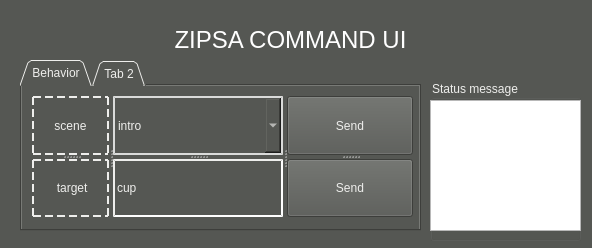
<?xml version="1.0" encoding="UTF-8"?>
<ui version="4.0">
 <class>MainWindowDesign</class>
 <widget class="QMainWindow" name="MainWindowDesign">
  <property name="geometry">
   <rect>
    <x>0</x>
    <y>0</y>
    <width>592</width>
    <height>248</height>
   </rect>
  </property>
  <property name="palette">
   <palette>
    <active>
     <colorrole role="WindowText">
      <brush brushstyle="SolidPattern">
       <color alpha="255">
        <red>255</red>
        <green>255</green>
        <blue>255</blue>
       </color>
      </brush>
     </colorrole>
     <colorrole role="Button">
      <brush brushstyle="SolidPattern">
       <color alpha="255">
        <red>85</red>
        <green>87</green>
        <blue>83</blue>
       </color>
      </brush>
     </colorrole>
     <colorrole role="Light">
      <brush brushstyle="SolidPattern">
       <color alpha="255">
        <red>127</red>
        <green>131</green>
        <blue>124</blue>
       </color>
      </brush>
     </colorrole>
     <colorrole role="Midlight">
      <brush brushstyle="SolidPattern">
       <color alpha="255">
        <red>106</red>
        <green>109</green>
        <blue>103</blue>
       </color>
      </brush>
     </colorrole>
     <colorrole role="Dark">
      <brush brushstyle="SolidPattern">
       <color alpha="255">
        <red>42</red>
        <green>43</green>
        <blue>41</blue>
       </color>
      </brush>
     </colorrole>
     <colorrole role="Mid">
      <brush brushstyle="SolidPattern">
       <color alpha="255">
        <red>56</red>
        <green>58</green>
        <blue>55</blue>
       </color>
      </brush>
     </colorrole>
     <colorrole role="Text">
      <brush brushstyle="SolidPattern">
       <color alpha="255">
        <red>255</red>
        <green>255</green>
        <blue>255</blue>
       </color>
      </brush>
     </colorrole>
     <colorrole role="BrightText">
      <brush brushstyle="SolidPattern">
       <color alpha="255">
        <red>255</red>
        <green>255</green>
        <blue>255</blue>
       </color>
      </brush>
     </colorrole>
     <colorrole role="ButtonText">
      <brush brushstyle="SolidPattern">
       <color alpha="255">
        <red>255</red>
        <green>255</green>
        <blue>255</blue>
       </color>
      </brush>
     </colorrole>
     <colorrole role="Base">
      <brush brushstyle="SolidPattern">
       <color alpha="255">
        <red>0</red>
        <green>0</green>
        <blue>0</blue>
       </color>
      </brush>
     </colorrole>
     <colorrole role="Window">
      <brush brushstyle="SolidPattern">
       <color alpha="255">
        <red>85</red>
        <green>87</green>
        <blue>83</blue>
       </color>
      </brush>
     </colorrole>
     <colorrole role="Shadow">
      <brush brushstyle="SolidPattern">
       <color alpha="255">
        <red>0</red>
        <green>0</green>
        <blue>0</blue>
       </color>
      </brush>
     </colorrole>
     <colorrole role="AlternateBase">
      <brush brushstyle="SolidPattern">
       <color alpha="255">
        <red>42</red>
        <green>43</green>
        <blue>41</blue>
       </color>
      </brush>
     </colorrole>
     <colorrole role="ToolTipBase">
      <brush brushstyle="SolidPattern">
       <color alpha="255">
        <red>255</red>
        <green>255</green>
        <blue>220</blue>
       </color>
      </brush>
     </colorrole>
     <colorrole role="ToolTipText">
      <brush brushstyle="SolidPattern">
       <color alpha="255">
        <red>0</red>
        <green>0</green>
        <blue>0</blue>
       </color>
      </brush>
     </colorrole>
    </active>
    <inactive>
     <colorrole role="WindowText">
      <brush brushstyle="SolidPattern">
       <color alpha="255">
        <red>255</red>
        <green>255</green>
        <blue>255</blue>
       </color>
      </brush>
     </colorrole>
     <colorrole role="Button">
      <brush brushstyle="SolidPattern">
       <color alpha="255">
        <red>85</red>
        <green>87</green>
        <blue>83</blue>
       </color>
      </brush>
     </colorrole>
     <colorrole role="Light">
      <brush brushstyle="SolidPattern">
       <color alpha="255">
        <red>127</red>
        <green>131</green>
        <blue>124</blue>
       </color>
      </brush>
     </colorrole>
     <colorrole role="Midlight">
      <brush brushstyle="SolidPattern">
       <color alpha="255">
        <red>106</red>
        <green>109</green>
        <blue>103</blue>
       </color>
      </brush>
     </colorrole>
     <colorrole role="Dark">
      <brush brushstyle="SolidPattern">
       <color alpha="255">
        <red>42</red>
        <green>43</green>
        <blue>41</blue>
       </color>
      </brush>
     </colorrole>
     <colorrole role="Mid">
      <brush brushstyle="SolidPattern">
       <color alpha="255">
        <red>56</red>
        <green>58</green>
        <blue>55</blue>
       </color>
      </brush>
     </colorrole>
     <colorrole role="Text">
      <brush brushstyle="SolidPattern">
       <color alpha="255">
        <red>255</red>
        <green>255</green>
        <blue>255</blue>
       </color>
      </brush>
     </colorrole>
     <colorrole role="BrightText">
      <brush brushstyle="SolidPattern">
       <color alpha="255">
        <red>255</red>
        <green>255</green>
        <blue>255</blue>
       </color>
      </brush>
     </colorrole>
     <colorrole role="ButtonText">
      <brush brushstyle="SolidPattern">
       <color alpha="255">
        <red>255</red>
        <green>255</green>
        <blue>255</blue>
       </color>
      </brush>
     </colorrole>
     <colorrole role="Base">
      <brush brushstyle="SolidPattern">
       <color alpha="255">
        <red>0</red>
        <green>0</green>
        <blue>0</blue>
       </color>
      </brush>
     </colorrole>
     <colorrole role="Window">
      <brush brushstyle="SolidPattern">
       <color alpha="255">
        <red>85</red>
        <green>87</green>
        <blue>83</blue>
       </color>
      </brush>
     </colorrole>
     <colorrole role="Shadow">
      <brush brushstyle="SolidPattern">
       <color alpha="255">
        <red>0</red>
        <green>0</green>
        <blue>0</blue>
       </color>
      </brush>
     </colorrole>
     <colorrole role="AlternateBase">
      <brush brushstyle="SolidPattern">
       <color alpha="255">
        <red>42</red>
        <green>43</green>
        <blue>41</blue>
       </color>
      </brush>
     </colorrole>
     <colorrole role="ToolTipBase">
      <brush brushstyle="SolidPattern">
       <color alpha="255">
        <red>255</red>
        <green>255</green>
        <blue>220</blue>
       </color>
      </brush>
     </colorrole>
     <colorrole role="ToolTipText">
      <brush brushstyle="SolidPattern">
       <color alpha="255">
        <red>0</red>
        <green>0</green>
        <blue>0</blue>
       </color>
      </brush>
     </colorrole>
    </inactive>
    <disabled>
     <colorrole role="WindowText">
      <brush brushstyle="SolidPattern">
       <color alpha="255">
        <red>42</red>
        <green>43</green>
        <blue>41</blue>
       </color>
      </brush>
     </colorrole>
     <colorrole role="Button">
      <brush brushstyle="SolidPattern">
       <color alpha="255">
        <red>85</red>
        <green>87</green>
        <blue>83</blue>
       </color>
      </brush>
     </colorrole>
     <colorrole role="Light">
      <brush brushstyle="SolidPattern">
       <color alpha="255">
        <red>127</red>
        <green>131</green>
        <blue>124</blue>
       </color>
      </brush>
     </colorrole>
     <colorrole role="Midlight">
      <brush brushstyle="SolidPattern">
       <color alpha="255">
        <red>106</red>
        <green>109</green>
        <blue>103</blue>
       </color>
      </brush>
     </colorrole>
     <colorrole role="Dark">
      <brush brushstyle="SolidPattern">
       <color alpha="255">
        <red>42</red>
        <green>43</green>
        <blue>41</blue>
       </color>
      </brush>
     </colorrole>
     <colorrole role="Mid">
      <brush brushstyle="SolidPattern">
       <color alpha="255">
        <red>56</red>
        <green>58</green>
        <blue>55</blue>
       </color>
      </brush>
     </colorrole>
     <colorrole role="Text">
      <brush brushstyle="SolidPattern">
       <color alpha="255">
        <red>42</red>
        <green>43</green>
        <blue>41</blue>
       </color>
      </brush>
     </colorrole>
     <colorrole role="BrightText">
      <brush brushstyle="SolidPattern">
       <color alpha="255">
        <red>255</red>
        <green>255</green>
        <blue>255</blue>
       </color>
      </brush>
     </colorrole>
     <colorrole role="ButtonText">
      <brush brushstyle="SolidPattern">
       <color alpha="255">
        <red>42</red>
        <green>43</green>
        <blue>41</blue>
       </color>
      </brush>
     </colorrole>
     <colorrole role="Base">
      <brush brushstyle="SolidPattern">
       <color alpha="255">
        <red>85</red>
        <green>87</green>
        <blue>83</blue>
       </color>
      </brush>
     </colorrole>
     <colorrole role="Window">
      <brush brushstyle="SolidPattern">
       <color alpha="255">
        <red>85</red>
        <green>87</green>
        <blue>83</blue>
       </color>
      </brush>
     </colorrole>
     <colorrole role="Shadow">
      <brush brushstyle="SolidPattern">
       <color alpha="255">
        <red>0</red>
        <green>0</green>
        <blue>0</blue>
       </color>
      </brush>
     </colorrole>
     <colorrole role="AlternateBase">
      <brush brushstyle="SolidPattern">
       <color alpha="255">
        <red>85</red>
        <green>87</green>
        <blue>83</blue>
       </color>
      </brush>
     </colorrole>
     <colorrole role="ToolTipBase">
      <brush brushstyle="SolidPattern">
       <color alpha="255">
        <red>255</red>
        <green>255</green>
        <blue>220</blue>
       </color>
      </brush>
     </colorrole>
     <colorrole role="ToolTipText">
      <brush brushstyle="SolidPattern">
       <color alpha="255">
        <red>0</red>
        <green>0</green>
        <blue>0</blue>
       </color>
      </brush>
     </colorrole>
    </disabled>
   </palette>
  </property>
  <property name="windowTitle">
   <string>ZIPSARobot</string>
  </property>
  <property name="windowIcon">
   <iconset resource="../../../kdh_test/resources/images.qrc">
    <normaloff>:/images/icon.png</normaloff>:/images/icon.png</iconset>
  </property>
  <property name="locale">
   <locale language="English" country="Australia"/>
  </property>
  <widget class="QWidget" name="centralwidget">
   <widget class="QLabel" name="label_8">
    <property name="geometry">
     <rect>
      <x>120</x>
      <y>20</y>
      <width>341</width>
      <height>41</height>
     </rect>
    </property>
    <property name="text">
     <string>&lt;!DOCTYPE HTML PUBLIC &quot;-//W3C//DTD HTML 4.0//EN&quot; &quot;http://www.w3.org/TR/REC-html40/strict.dtd&quot;&gt;
&lt;html&gt;&lt;head&gt;&lt;meta name=&quot;qrichtext&quot; content=&quot;1&quot; /&gt;&lt;style type=&quot;text/css&quot;&gt;
p, li { white-space: pre-wrap; }
&lt;/style&gt;&lt;/head&gt;&lt;body style=&quot; font-family:'Ubuntu'; font-size:11pt; font-weight:400; font-style:normal;&quot;&gt;
&lt;p style=&quot; margin-top:12px; margin-bottom:12px; margin-left:0px; margin-right:0px; -qt-block-indent:0; text-indent:0px;&quot;&gt;&lt;span style=&quot; font-size:18pt;&quot;&gt;ZIPSA COMMAND UI&lt;/span&gt;&lt;/p&gt;&lt;/body&gt;&lt;/html&gt;</string>
    </property>
    <property name="alignment">
     <set>Qt::AlignCenter</set>
    </property>
   </widget>
   <widget class="QTabWidget" name="tabWidget">
    <property name="geometry">
     <rect>
      <x>20</x>
      <y>60</y>
      <width>401</width>
      <height>171</height>
     </rect>
    </property>
    <property name="styleSheet">
     <string notr="true">background-color: rgb(85, 87, 83);
color: rgb(238, 238, 236);
</string>
    </property>
    <property name="tabShape">
     <enum>QTabWidget::Triangular</enum>
    </property>
    <property name="currentIndex">
     <number>0</number>
    </property>
    <widget class="QWidget" name="tab">
     <attribute name="title">
      <string>Behavior</string>
     </attribute>
     <widget class="QSplitter" name="splitter_8">
      <property name="geometry">
       <rect>
        <x>10</x>
        <y>10</y>
        <width>381</width>
        <height>121</height>
       </rect>
      </property>
      <property name="orientation">
       <enum>Qt::Horizontal</enum>
      </property>
      <widget class="QSplitter" name="splitter_7">
       <property name="orientation">
        <enum>Qt::Horizontal</enum>
       </property>
       <widget class="QSplitter" name="splitter_6">
        <property name="orientation">
         <enum>Qt::Vertical</enum>
        </property>
        <widget class="QLabel" name="label_6">
         <property name="styleSheet">
          <string notr="true">border-color: rgb(238, 238, 236);
border-width : 1.5px;
border-style:dashed;
color: rgb(238, 238, 236);</string>
         </property>
         <property name="text">
          <string>  scene  </string>
         </property>
         <property name="alignment">
          <set>Qt::AlignCenter</set>
         </property>
        </widget>
        <widget class="QLabel" name="label_5">
         <property name="styleSheet">
          <string notr="true">border-color: rgb(238, 238, 236);
border-width : 1.5px;
border-style:dashed;
color: rgb(238, 238, 236);</string>
         </property>
         <property name="text">
          <string>  target </string>
         </property>
         <property name="alignment">
          <set>Qt::AlignCenter</set>
         </property>
        </widget>
       </widget>
       <widget class="QSplitter" name="splitter_5">
        <property name="orientation">
         <enum>Qt::Vertical</enum>
        </property>
        <widget class="QComboBox" name="comboBox_scene">
         <property name="styleSheet">
          <string notr="true">border-color: rgba(255, 255, 255, 200);
selection-color: rgb(238, 238, 236, 200);
border-width : 1.5px;
border-style:inset;
color: rgb(238, 238, 236);
selection-color: white;</string>
         </property>
         <item>
          <property name="text">
           <string>intro</string>
          </property>
         </item>
         <item>
          <property name="text">
           <string>find_target</string>
          </property>
         </item>
         <item>
          <property name="text">
           <string>arm_control</string>
          </property>
         </item>
         <item>
          <property name="text">
           <string>move_to_table</string>
          </property>
         </item>
         <item>
          <property name="text">
           <string>grasp_object</string>
          </property>
         </item>
         <item>
          <property name="text">
           <string>put_object</string>
          </property>
         </item>
         <item>
          <property name="text">
           <string>go_home</string>
          </property>
         </item>
         <item>
          <property name="text">
           <string>finish_demo</string>
          </property>
         </item>
        </widget>
        <widget class="QLineEdit" name="lineEdit_task">
         <property name="styleSheet">
          <string notr="true">border-color: rgb(238, 238, 236);
border-width : 1.5px;
border-style:inset;
color: rgb(238, 238, 236);</string>
         </property>
         <property name="text">
          <string>cup</string>
         </property>
        </widget>
       </widget>
      </widget>
      <widget class="QSplitter" name="splitter_4">
       <property name="orientation">
        <enum>Qt::Vertical</enum>
       </property>
       <widget class="QPushButton" name="pushButton_intro">
        <property name="styleSheet">
         <string notr="true">border-image: url(:/images/square-rounded-darkGray.png) 0 0 0 0 stretch stretch;
color: rgb(238, 238, 236);</string>
        </property>
        <property name="text">
         <string>Send</string>
        </property>
       </widget>
       <widget class="QPushButton" name="pushButton_task">
        <property name="styleSheet">
         <string notr="true">border-image: url(:/images/square-rounded-darkGray.png) 0 0 0 0 stretch stretch;
color: rgb(238, 238, 236);</string>
        </property>
        <property name="text">
         <string>Send</string>
        </property>
       </widget>
      </widget>
     </widget>
    </widget>
    <widget class="QWidget" name="tab_2">
     <attribute name="title">
      <string>Tab 2</string>
     </attribute>
     <widget class="QSplitter" name="splitter_3">
      <property name="geometry">
       <rect>
        <x>10</x>
        <y>30</y>
        <width>211</width>
        <height>91</height>
       </rect>
      </property>
      <property name="orientation">
       <enum>Qt::Horizontal</enum>
      </property>
      <widget class="QSplitter" name="splitter">
       <property name="orientation">
        <enum>Qt::Vertical</enum>
       </property>
       <widget class="QLabel" name="label">
        <property name="text">
         <string>X</string>
        </property>
        <property name="alignment">
         <set>Qt::AlignCenter</set>
        </property>
       </widget>
       <widget class="QLabel" name="label_3">
        <property name="text">
         <string>Y</string>
        </property>
        <property name="alignment">
         <set>Qt::AlignCenter</set>
        </property>
       </widget>
       <widget class="QLabel" name="label_2">
        <property name="text">
         <string>Z</string>
        </property>
        <property name="alignment">
         <set>Qt::AlignCenter</set>
        </property>
       </widget>
      </widget>
      <widget class="QSplitter" name="splitter_2">
       <property name="orientation">
        <enum>Qt::Vertical</enum>
       </property>
       <widget class="QLineEdit" name="lineEdit_X">
        <property name="text">
         <string>0.9</string>
        </property>
       </widget>
       <widget class="QLineEdit" name="lineEdit_Y">
        <property name="text">
         <string>0.0623</string>
        </property>
       </widget>
       <widget class="QLineEdit" name="lineEdit_Z">
        <property name="text">
         <string>1.012</string>
        </property>
       </widget>
      </widget>
     </widget>
     <widget class="QLabel" name="label_4">
      <property name="geometry">
       <rect>
        <x>10</x>
        <y>10</y>
        <width>67</width>
        <height>17</height>
       </rect>
      </property>
      <property name="text">
       <string>Frame ID</string>
      </property>
     </widget>
     <widget class="QLineEdit" name="lineEdit_FrameID">
      <property name="geometry">
       <rect>
        <x>80</x>
        <y>0</y>
        <width>141</width>
        <height>28</height>
       </rect>
      </property>
      <property name="text">
       <string>base_footprint</string>
      </property>
     </widget>
     <widget class="QPushButton" name="pushButton_sendPos">
      <property name="geometry">
       <rect>
        <x>230</x>
        <y>50</y>
        <width>89</width>
        <height>41</height>
       </rect>
      </property>
      <property name="text">
       <string>Send</string>
      </property>
     </widget>
    </widget>
   </widget>
   <widget class="QGroupBox" name="groupBox">
    <property name="geometry">
     <rect>
      <x>430</x>
      <y>80</y>
      <width>151</width>
      <height>161</height>
     </rect>
    </property>
    <property name="styleSheet">
     <string notr="true">color: rgb(238, 238, 236);</string>
    </property>
    <property name="title">
     <string>Status message</string>
    </property>
    <widget class="QTextEdit" name="textEdit_status">
     <property name="geometry">
      <rect>
       <x>0</x>
       <y>20</y>
       <width>151</width>
       <height>131</height>
      </rect>
     </property>
     <property name="styleSheet">
      <string notr="true">color: rgb(0, 0, 0);</string>
     </property>
    </widget>
   </widget>
  </widget>
  <action name="action_Quit">
   <property name="text">
    <string>&amp;Quit</string>
   </property>
   <property name="shortcut">
    <string>Ctrl+Q</string>
   </property>
   <property name="shortcutContext">
    <enum>Qt::ApplicationShortcut</enum>
   </property>
  </action>
  <action name="action_Preferences">
   <property name="text">
    <string>&amp;Preferences</string>
   </property>
  </action>
  <action name="actionAbout">
   <property name="text">
    <string>&amp;About</string>
   </property>
  </action>
  <action name="actionAbout_Qt">
   <property name="text">
    <string>About &amp;Qt</string>
   </property>
  </action>
 </widget>
 <resources>
  <include location="../../../kdh_test/resources/images.qrc"/>
 </resources>
 <connections>
  <connection>
   <sender>action_Quit</sender>
   <signal>triggered()</signal>
   <receiver>MainWindowDesign</receiver>
   <slot>close()</slot>
   <hints>
    <hint type="sourcelabel">
     <x>-1</x>
     <y>-1</y>
    </hint>
    <hint type="destinationlabel">
     <x>399</x>
     <y>299</y>
    </hint>
   </hints>
  </connection>
 </connections>
</ui>
